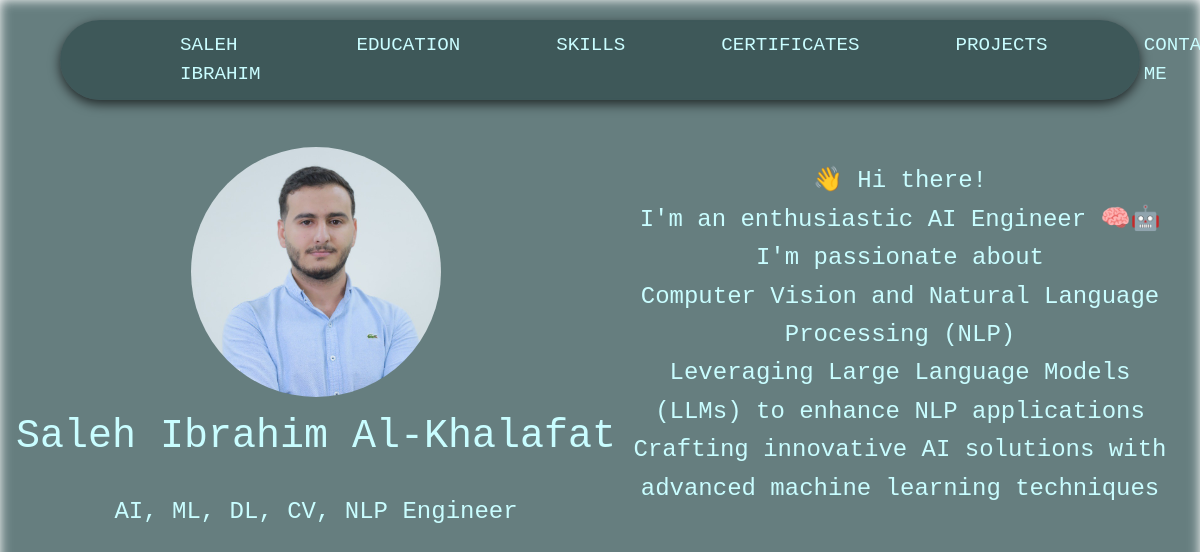
The page / on the database its author committed.
### portfolio_app/models.py (models this page shows, shortened)
class Profile(models.Model):
    name = models.CharField(max_length=100)
    bio = models.TextField()
    picture = models.ImageField(upload_to='profile_pics/', blank=True, null=True)  # Add a picture
    brief_description = models.TextField(blank=True, null=True)  # Add a brief description

### portfolio_app/views.py (the view, shortened to what this page needs)
# urls.py: 2. Add a URL to urlpatterns:  path('', views.home, name='home')
def home(request):
    profile = Profile.objects.first()
    projects = Project.objects.all()
    skills = Skill.objects.all()
    certificates = Certificate.objects.all()
    education = Education.objects.all()
    contact = Contact.objects.first()  # Fetch the first contact entry (or you can fetch a specific one if needed)
    success = None  # Initialize success to None
    return render(request, 'portfolio_app/home.html', {
        'profile': profile,
        'projects': projects,
        'educations': education,
        'skills': skills,
        'certificates': certificates,
        'contact': contact
        })

### portfolio_app/templates/portfolio_app/home.html (shortened to what this page needs)
{% extends 'portfolio_app/base.html' %}
{% block content %}
{%load static%}
<div class="section-container">
    <section class="section" id="profile">
        <div class="profile-description-container">
            <div class="profile-column">
                <div class="profile-picture-wrapper">
                    <img src="{{ profile.picture.url }}" alt="Profile Picture of {{ profile.name }}"
                        class="section-image">
                </div>
                <div class="text-container">
                    <h1 id="profile-name" class="typing-animation">{{ profile.name }}</h1>
                    <h2 id="profile-bio" class="typing-animation">{{ profile.bio }}</h2>
                </div>
            </div>
            <div class="description-column">
                <div class="description-container">
                    <p>{{ profile.brief_description }}</p>
                </div>
            </div>
        </div>
    </section>
</div>
{% endblock %}

### portfolio_app/templates/portfolio_app/base.html (shortened to what this page needs)
{% load static %}
<!DOCTYPE html>
<html lang="en">
<head>
    <link href="https://cdn.jsdelivr.net/npm/bootstrap@5.3.0-alpha1/dist/css/bootstrap.min.css" rel="stylesheet">
    <link rel="stylesheet" href="{% static 'css/navbar.css' %}">
    <link rel="stylesheet" href="{% static 'css/home.css' %}">
</head>
<body background="{% static 'Imgs/background-website-2.jpg' %}">
    <nav class="navbar navbar-expand-lg ">
        <div class="container-fluid">
            <div class="collapse navbar-collapse" id="navbarNav">
                <ul class="navbar-nav">
                    <li class="nav-item">
                        <a class="nav-link " href="#profile">SALEH IBRAHIM</a>
                    </li>
                    <li class="nav-item">
                        <a class="nav-link " href="#education">EDUCATION</a>
                    </li>
                    <li class="nav-item">
                        <a class="nav-link" href="#skills">SKILLS</a>
                    </li>
                    <li class="nav-item">
                        <a class="nav-link" href="#certificates">CERTIFICATES</a>
                    </li>
                    <li class="nav-item">
                        <a class="nav-link" href="#projects">PROJECTS</a>
                    </li>
                    <li class="nav-item">
                        <a class="nav-link" href="#contact">CONTACT ME</a>
                    </li>
                </ul>
            </div>
        </div>
    </nav>
    <main>
        {% block content %}
        {% endblock %}
    </main>
</body>
</html>

### staticfiles/css/navbar.css (style rules this page uses)
.navbar { display: flex; font-size: 1rem; justify-content: center; align-items: center; background-color: rgba(1, 30, 32, 0.39); backdrop-filter: blur(1px); box-shadow: 0 4px 12px rgba(0, 0, 0, 0.692); border-radius: 50px; padding: 10px 20px; position: fixed; width: 90%; left: 50%; transform: translateX(-50%); z-index: 900; transition: all 0.3s ease; margin-top: 20px; height: auto; }
.navbar-nav .nav-link { justify-content: right; font-size: 1.2rem; font-family: monospace; margin-left: 80px; color: #c9fdff; padding: 1px 25px; transition: color 0.3s ease-in-out, background-color 0.3s ease-in-out; border-radius: 10px; }

### staticfiles/css/home.css (style rules this page uses)
html { scroll-behavior: smooth; }
body { margin: 0; padding: 0; font-family: monospace; background-size: cover; color: #c9fdff; overflow-x: hidden; }
.section-container { height: 100vh; width: 100vw; overflow-y: auto; scroll-snap-type: y mandatory; }
.section { min-height: 100vh; scroll-snap-align: start; display: flex; justify-content: center; align-items: center; text-align: center; padding: 2rem; transition: background 0.5s ease; position: relative; overflow: hidden; }
.section::before { content: ''; position: absolute; top: 0; left: 0; width: 100%; height: 100%; background: #01292b; filter: blur(6px); z-index: -1; opacity: 0.6; }
.profile-description-container { display: flex; flex-direction: row; justify-content: space-between; white-space: pre-line; align-items: center; width: 100%; }
.profile-column { width: 50%; display: flex; flex-direction: column; justify-content: center; align-items: center; text-align: center; }
.description-column { width: 50%; padding-left: 2rem; text-align: center; }
.profile-picture-wrapper { position: relative; width: 250px; height: 250px; display: flex; justify-content: center; align-items: center; border-radius: 50%; animation: glow-animation 3s ease-in-out infinite alternate; }
.section-image { width: 100%; height: 100%; border-radius: 50%; object-fit: cover; margin: 0; }
.text-container { display: flex; flex-direction: column; align-items: center; gap: 0.5rem; }
.typing-animation { display: inline-block; overflow: hidden; white-space: nowrap; width: 0; animation: typing 3s steps(30, end) 1s forwards; }
#profile-name { font-size: 2.5rem; margin-top: 1rem; }
#profile-bio { font-size: 1.5rem; line-height: 1.6; margin-top: 1rem; }
.description-container { font-size: 1.5rem; line-height: 1.6; }
#certificates, #skills, #projects, #education, #contact, #profile { height: auto; padding-top: 100px; padding-bottom: 100px; align-items: start; }

### rows shown on the page
Profile: picture (picture), name "Saleh Ibrahim Al-Khalafat", bio "AI, ML, DL, CV, NLP Engineer", brief_description "👋 Hi there! I'm an enthusiastic AI Engineer 🧠🤖 I'm passionate about Computer Vision and Natural Language Processing (NLP) Leveraging Large Language Models (LLMs) to enhance NLP applications Crafting innovative AI solutions with advanced machine learning techniques"
